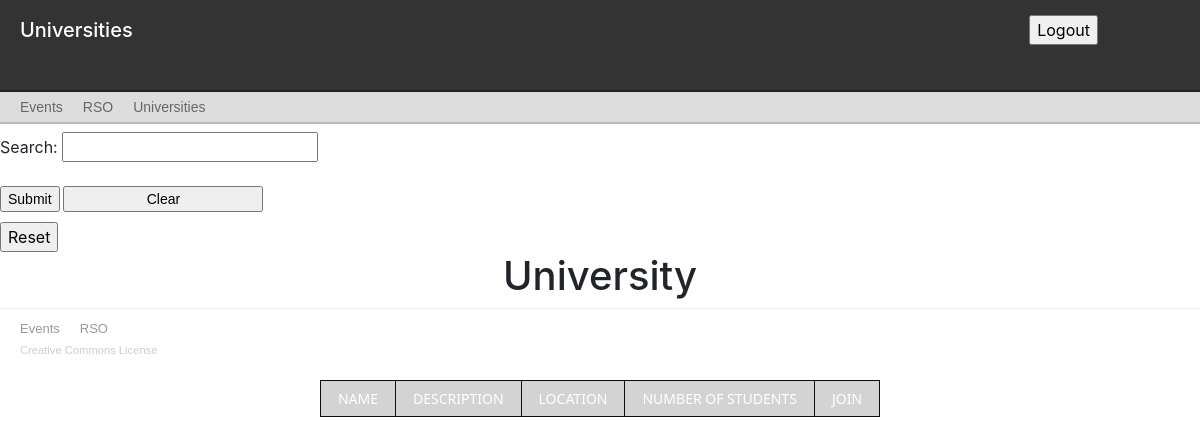
The page /HTML/university.php on the database as committed earlier.
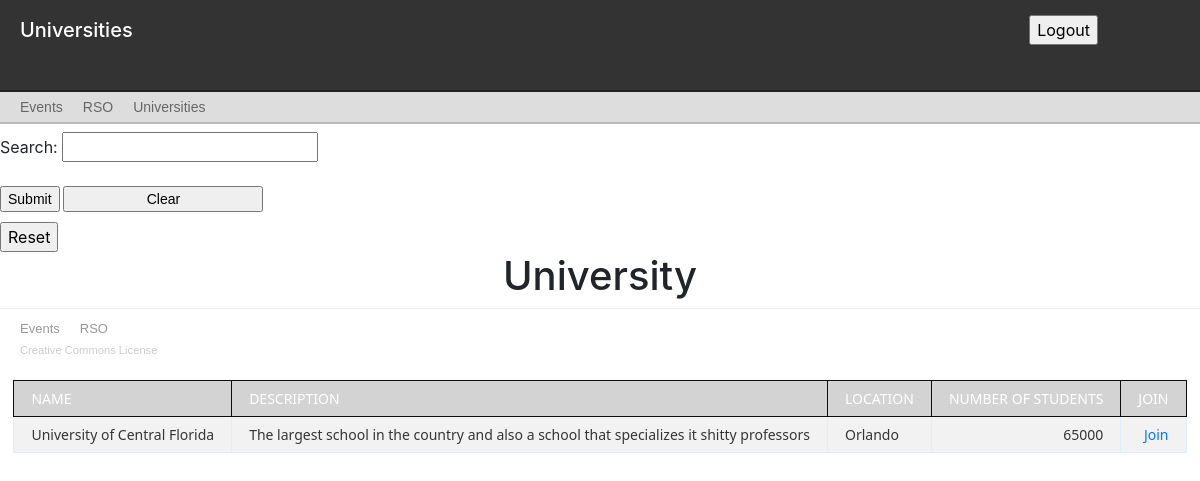
The same page on the database as committed later.
### tables this page shows
CREATE TABLE IF NOT EXISTS `university` (
  `name` varchar(50) NOT NULL COMMENT 'Name of University',
  `description` varchar(240) NOT NULL COMMENT 'Description of University',
  `location` varchar(100) NOT NULL COMMENT 'City, State',
  `student_num` int(50) NOT NULL COMMENT 'Number of attending students',
  PRIMARY KEY (`name`)
);

### HTML/univs.php (the view, shortened to what this page needs)
<?php
$db_host = 'localhost';
$db_user = 'root';
$db_pass = '';
$db_name = 'event_creator';
$conn = mysqli_connect($db_host, $db_user, $db_pass, $db_name);
if(!isset($_SESSION['search']) )
{
	$sql = "SELECT *
		FROM university";
}
elseif(($_SESSION['search'] == ''))
{
$sql = "SELECT *
		FROM university";
}
else
{
		$sql = "SELECT * from university where name = '" . $_SESSION['search'] ."'";
	$_SESSION['search'] = '';
}
$query = mysqli_query($conn, $sql);
?>
<html>
<link rel="stylesheet" href="https://maxcdn.bootstrapcdn.com/bootstrap/4.0.0/css/bootstrap.min.css">
<body>
	<form action="univSearch.php" method="post" class="hform" name="searchEvent">
        <fieldset>
            Search: <input type="text" name="searchVal" /><br><br>
        </fieldset>
        <p>
            <input type="submit" name="submit" value="Submit" class="button">
            <input type="button" onclick="document.getElementById('searchEvent').reset()" value="Clear">
        </p>
        <input type="submit" name="submit" value="Reset" class="button">
    <table class="data-table">
		 <h1 align="center">University</h1>
		<thead>
			<tr>
				<th>Name</th>
				<th>Description</th>
				<th>Location</th>
				<th>Number of Students</th>
				<th>Join</th>
			</tr>
		</thead>
		<tbody>
		<?php
			while ($row = mysqli_fetch_array($query))
			{
				echo "<tr>
						<td>".$row['name']."</td>
						<td>".$row['description']."</td>
						<td>".$row['location']."</td>
						<td>".$row['student_num']."</td>
						<td><a href=joinUniversity.php?table=" . urlencode($row['name']) . " >Join</a></td>
					</tr>";
			}
		?>
		</tbody>
      </form>
    </div>
</body>
</html>

Rows that differ between the two databases and show on the page:
added university: name "University of Central Florida", description "The largest school in the country and also a school that specializes it shitty professors", location "Orlando", student_num "65000"
